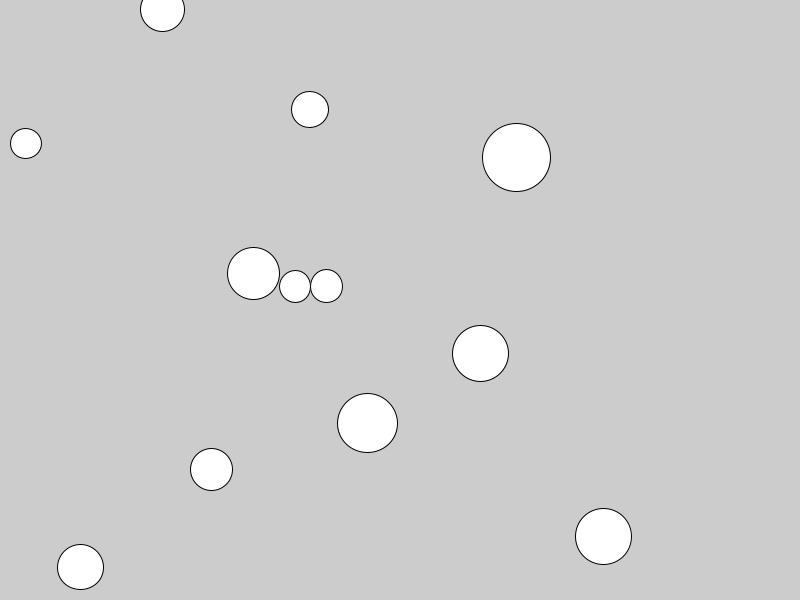
Frame 1 (no input)
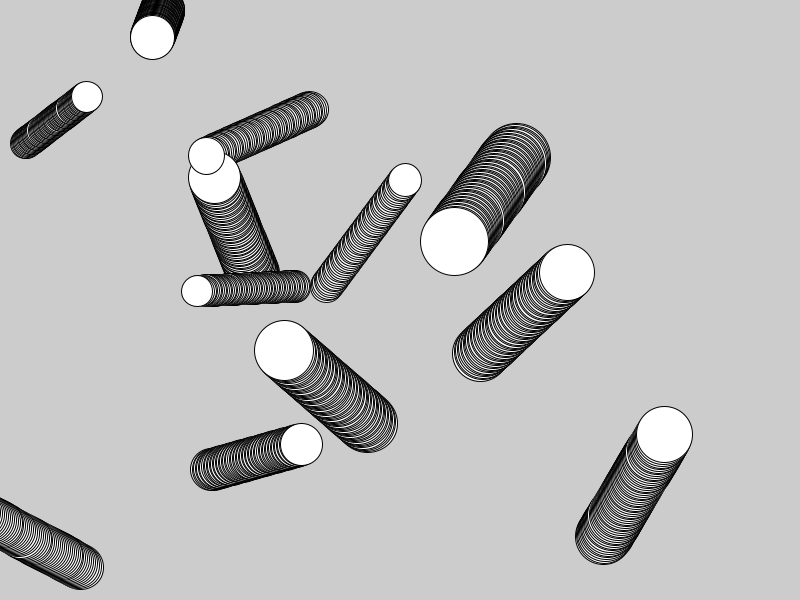
Frame 60 (the mouse pressed at the canvas centre just before this capture)
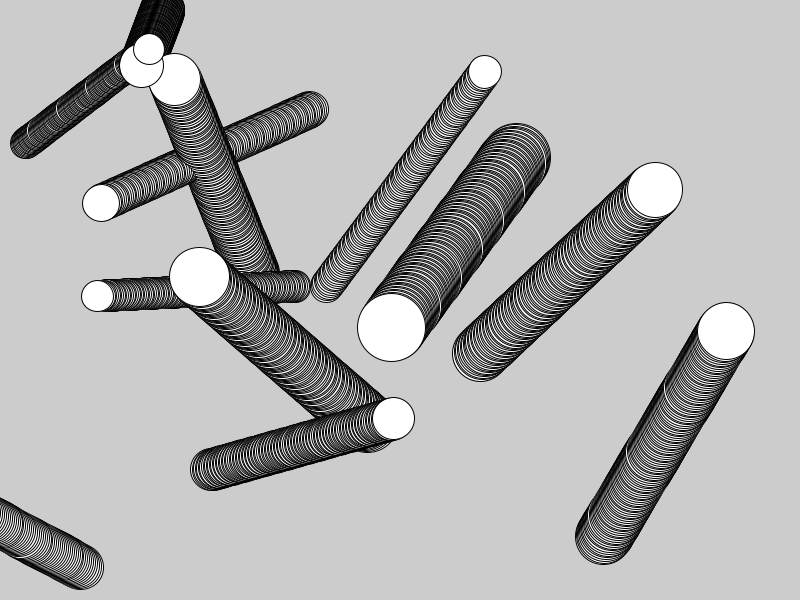
Frame 120 (the mouse held since frame 60 and released just before this capture)

The Processing sketch that drew these frames (run headless with seeded random() and noise(); from frame 60 on, the mouse is pressed at the canvas centre):

// Processing sketch: poo_intro
// ── poo_intro.pde
int numBalls = 12;
Ball[] balls = new Ball[numBalls];
void setup(){
  size(800,600);
  for(int i = 0; i < numBalls; i++){
  balls[i] = new Ball(random(width), random(height), random(30, 70));
  }

}

void draw(){
  
  for (Ball ball : balls) {
    ball.move();
    ball.display();  
  }

}

class Ball {
  float x,y;
  float diameter;
  float vx = random(-2,2);
  float vy = random(-2,2);
  
  Ball(float xn, float yn, float din){
      x = xn;
      y = yn;
      diameter = din;
  
  }
  
  void display(){
    ellipse(x,y,diameter,diameter); 
  }
  
  void move(){
    x += vx;
    y += vy;
    
  }


}
